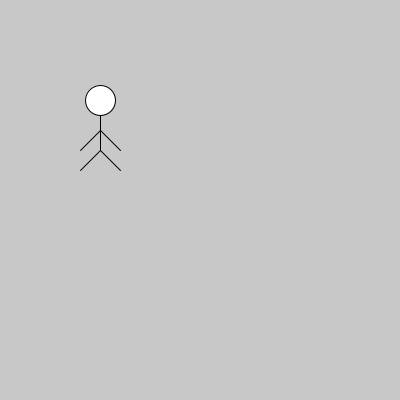
Frame 1 (no input)
Frame 60 (the mouse pressed at the canvas centre just before this capture): identical to frame 1, image omitted
Frame 120 (the mouse held since frame 60 and released just before this capture): identical to frame 1, image omitted

The Processing sketch that drew this single still picture (run headless with seeded random() and noise(); from frame 60 on, the mouse is pressed at the canvas centre):

// Processing sketch: persona
// ── persona.pde
void setup() {
  size(400, 400);
}

void draw() {
  background(200);
  line(100, 100, 100, 150);//Cuerpo
  ellipse(100, 100, 30, 30);//Cabeza
  line(100, 150, 120, 170);//Pierna Izq
  line(100, 150, 80, 170);//Pierna Der
  line(100, 130, 120, 150);//Mano Izq
  line(100, 130, 80, 150);//Mano Der
}
